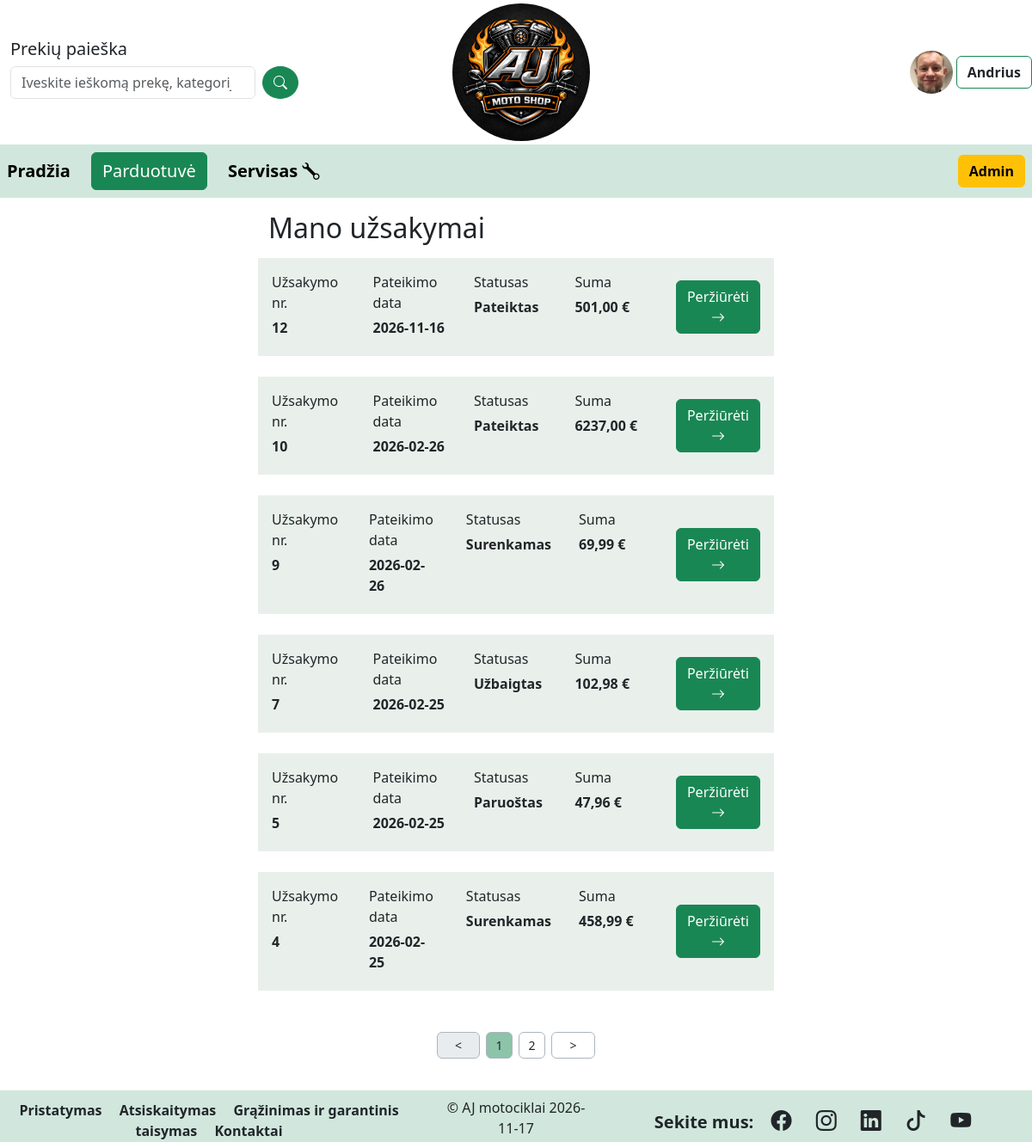
Screenshot of /orders/ (signed in) with the database file from the repository.
### motoshop/models.py (models this page shows, shortened)
class CustomUser(AbstractUser):
    photo = models.ImageField(verbose_name='Nuotrauka',
                              upload_to='profile_pics',
                              null=True,
                              blank=True)
    favorites = models.ManyToManyField('Product', blank=True, related_name='favorited_by')
    class Meta:
        verbose_name = 'Vartotojas'
        verbose_name_plural = 'Vartotojai'

class Order(models.Model):
    order_date = models.DateField(verbose_name='Užsakymo pateikimo data', auto_now_add=True)
    client = models.ForeignKey(verbose_name='Klientas',
                               to=CustomUser,
                               on_delete=models.DO_NOTHING,
                               db_constraint=False,
                               null=False,
                               blank=False,
                               related_name='orders')
    order_status = (
        ('1', 'Pateiktas'),
        ('2', 'Surenkamas'),
        ('3', 'Paruoštas'),
        ('4', 'Perduotas pristatymui'),
        ('5', 'Vėluoja'),
        ('6', 'Užbaigtas'),
        ('7', 'Atšauktas'),
    )
    status = models.CharField(verbose_name='Statusas',
                              max_length=1,
                              choices=order_status,
                              default='1')
    due_date = models.DateField(verbose_name='Užsakymo užbaigimo data')
    class Meta:
        ordering = ['-pk']
        verbose_name = 'Užsakymas'
        verbose_name_plural = 'Užsakymai'
    def order_sum(self):
        return sum(line.order_line_sum() for line in self.ol.all())
    order_sum.short_description = 'Užsakymo suma'
    order_sum.short_description = 'Prekių kiekis'

class OrderLine(models.Model):
    order = models.ForeignKey(verbose_name='Užsakymas',
                              to=Order,
                              on_delete=models.DO_NOTHING,
                              db_constraint = False,
                              null = False,
                              blank = False,
                              related_name = 'ol')
    product_category = models.ForeignKey(verbose_name='Prekės kategorija',
                                         to=ProductCategory,
                                         on_delete=models.CASCADE,
                                         null = True,
                                         blank = True)
    product = ChainedForeignKey(verbose_name='Produktas',
                                to=Product,
                                chained_field="product_category",
                                chained_model_field="product_category",
                                show_all=False,
                                auto_choose=True,
                                sort=True,
                                on_delete=models.DO_NOTHING,
                                db_constraint=False,
                                null=False,
                                blank=False,
                                related_name='ol')
    quantity = models.PositiveIntegerField(verbose_name='Kiekis')
    class Meta:
        verbose_name = 'Užsakymo eilutė'
        verbose_name_plural = 'Užsakymo eilutės'
    def order_line_sum(self):
        return self.quantity * self.product.final_price
    order_line_sum.short_description = 'Prekės suma'

class Product(models.Model):
    title = models.CharField(verbose_name='Pavadinimas')
    code = models.CharField(verbose_name='Prekės kodas', max_length=10)
    product_category = models.ForeignKey(verbose_name='Prekės kategorija',
                               to=ProductCategory,
                               on_delete=models.CASCADE,
                               null=True,
                               blank=True)
    p_category = (
        ('1', 'Motociklai'),
        ('2', 'Atsarginės dalys'),
        ('3', 'Apranga'),
        ('4', 'Aksesuarai'),
    )
    category = models.CharField(verbose_name='Kategorija',
                                max_length=1,
                                choices=p_category)
    manufacturer = models.CharField(verbose_name='Gamintojas')
    sizes = (
        ('1', 'S'),
        ('2', 'M'),
        ('3', 'L'),
        ('4', 'XL'),
        ('5', 'XXL'),
    )
    size = models.CharField(verbose_name='Dydis',
                            max_length=1,
                            choices=sizes,
                            null=True,
                            blank=True)
    stock_quantity = models.PositiveIntegerField(verbose_name='Kiekis sandėlyje/pas tiekėją')
    stocked = models.BooleanField(verbose_name='Ar yra sandelyje?', default=True)
    definition = HTMLField(verbose_name='Aprašymas',
                           null=True,
                           blank=True)
    new_product = models.BooleanField(verbose_name='Ar prekė nauja', default=False)
    rrp = models.DecimalField(verbose_name='Rekom. mažmeninė kaina',
                              max_digits=8,
                              decimal_places=2)
    final_price = models.DecimalField(verbose_name='Pardavimo kaina',
                                      max_digits=8,
                                      decimal_places=2)
    cover = models.ImageField(verbose_name='Nuotrauka',
                              upload_to='product_covers',
                              null=True,
                              blank=True)
    class Meta:
        verbose_name = 'Prekė'
        verbose_name_plural = 'Prekės'

### motoshop/views.py (the view)
# urls.py: path('orders/',views.MyOrdersListView.as_view(), name='myorders'),
class MyOrdersListView(LoginRequiredMixin, generic.ListView):
    model = Order
    template_name = 'myorders.html'
    context_object_name = 'orders'
    paginate_by = 6
    def get_queryset(self):
        return Order.objects.filter(client=self.request.user)

### motoshop/context_processors.py (called while the page is built)
def category_context(request):
    return {
        'categories': ProductCategory.objects.all().order_by('title'),
    }

### motoshop/templates/myorders.html (shortened to what this page needs)
{% extends 'base.html' %}
{% block content %}
<div class="container mt-3 w-50">
    <h2 class="text-start mb-3" >Mano užsakymai</h2>
    {% for order in orders %}
    <div class ="row mb-4" style="background-color: rgb(233,240,235)">
        <div class="col p-3 ">
            <p>Užsakymo nr.</p>
            <p class="fw-bold">{{ order.pk }}</p>
        </div>
        <div class="col p-3 ">
            <p>Pateikimo data</p>
            <p class="fw-bold">{{ order.order_date|date:"Y-m-d" }}</p>
        </div>
        <div class="col p-3">
            <p>Statusas</p>
            <p class="fw-bold">{{ order.get_status_display }}</p>
        </div>
        <div class="col p-3">
            <p>Suma</p>
            <p class="fw-bold">{{ order.order_sum }} &#8364; </p>
        </div>
        <div class="col p-3 align-self-center text-center">
            <a class="btn btn-success text-white no-underline" href="{% url 'order' order.pk %}">Peržiūrėti <i class="bi bi-arrow-right"></i></a>
        </div>
    </div>
    {% empty %}
    <div class="alert aler-info" role="alert" style="background-color: rgb(233,240,235)">
    <h4>Dar nesate pateikęs užsakymų, prašome nesikuklinti! Visą mūsų asortimentą rasite <a href="{% url 'products' %}" class="alert-link text-dark">čia</a></p>
    </div>
    {% endfor %}
</div>
{% include 'pagination_cbw.html' %}
{% endblock %}

### motoshop/templates/base.html (shortened to what this page needs)
<!doctype html>
<html lang="en">
  <head>
    <link href="https://cdn.jsdelivr.net/npm/bootstrap@5.3.8/dist/css/bootstrap.min.css" rel="stylesheet">
    <link rel="stylesheet" href="https://cdn.jsdelivr.net/npm/bootstrap-icons@1.13.1/font/bootstrap-icons.min.css">
    <link rel="stylesheet" href="https://cdnjs.cloudflare.com/ajax/libs/noUiSlider/15.7.0/nouislider.min.css"/>
    {% load static %}
    <link rel="stylesheet" href="{% static 'css/styles.css' %}">
  </head>
  <body>
    <main>
        <div class="container-fluid">
          <div class="row my-1">
            <div class="col align-self-center ps-4">
              <h5 class="">Prekių paieška</h5>
              <form class="d-flex mt-2 mb-2" method="get" action="{% url 'products' %}">
                <input class="form-control me-2 w-75" name="q" value="{{ request.GET.q }}" type="search" placeholder="Iveskite ieškomą prekę, kategoriją arba gamintoją">
                <button class="btn btn-success rounded-circle" type="submit"><i class="bi bi-search"></i></button>
              </form>
            </div>
            <div class="col align-self-center text-center">
              <a href="{% url 'index' %}"><img class="rounded-circle" src="{% static 'images/ajmotoshop.png' %}" alt="..." style="height:160px" ></a>
            </div>
            <div class="col text-end align-self-center">
                {% if not user.is_authenticated %}
                <img class="mb-2" src="{% static '/images/helmet2nobg.png' %}" alt="..." style="height:50px" >
                <a href="{% url 'login' %}" class="btn btn-outline-success text-dark fw-bold me-1 no-underline">Prisijungti</a>
                <a href="{% url 'signup' %}" class="btn btn-outline-warning border-success text-dark fw-bold no-underline" >Registruotis</a>
                {% else %}
                    <div class="">
                      {% if user.photo %}
                      <img class="rounded-circle" src="{{ user.photo.url }}" alt="..." style="height:50px" >
                      {% else %}
                      <img src="{% static '/images/helmet2nobg.png' %}" alt="..." style="height:50px" >
                      {% endif %}
                      <div class ="dropdown">
                          <button class="text-dark btn btn-outline-success fw-bold">
                              {{ user.username }}
                          </button>
                        </div>
                    </div>
                {% endif %}
            </div>
          </div>
        </div>
        {% include 'navbar.html' %}
        {% block content %}{% endblock %}
    </main>
   <footer>
       <div class="row mt-2">
            <div class="col-5 text-center align-self-center">
                <a href="#" class="fw-bold text-dark me-3">Pristatymas</a>
                <a href="#" class="fw-bold text-dark me-3">Atsiskaitymas</a>
                <a href="#" class="fw-bold text-dark me-3">Grąžinimas ir garantinis taisymas</a>
                <a href="#" class="fw-bold text-dark">Kontaktai</a>
            </div>
            <div class="col align-self-center">
                <p class="text-center">&copy AJ motociklai {% now "Y-m-d" %}
                </p>
            </div>
            <div class="col-5 text-center align-self-center">
                <span class="fw-bold fs-5 text-dark me-3">Sekite mus:</span>
                <a href="https://www.facebook.com" target="_blank" class="fw-bold fs-4 text-dark me-4"><i class="bi bi-facebook"></i></a>
                <a href="https://www.instagram.com" target="_blank" class="fw-bold fs-4 text-dark me-4"><i class="bi bi-instagram"></i></a>
                <a href="https://www.linkedin.com" target="_blank" class="fw-bold fs-4 text-dark me-4"><i class="bi bi-linkedin"></i></a>
                <a href="https://www.tiktok.com" target="_blank" class="fw-bold fs-4 text-dark me-4"><i class="bi bi-tiktok"></i></a>
                <a href="https://www.youtube.com" target="_blank" class="fw-bold fs-4 text-dark me-4"><i class="bi bi-youtube"></i></a>
            </div>
        </div>
    </footer>
  </body>
</html>

### motoshop/static/css/styles.css (style rules this page uses)
html { height: 100%; overflow-y: auto; }
body { height: 100%; display: flex; flex-direction: column; margin: 0; overflow-x: hidden; min-height: 100%; overflow-y: scroll; }
main { flex: 1; }
footer { background-color: var(--bs-success-bg-subtle); height: 60px; margin-top: 20px; }
.container-fluid { margin: 0; padding: 0px; }
a { text-decoration: none; }
.dropdown { position: relative; display: inline-block; }
p { margin-bottom: 5px ; }

### rows the page displays
CustomUser: photo (picture), username "Andrius"
Order: pk "12", order_date "2026-11-16", status "Pateiktas", order_sum "501,00"
Order: pk "10", order_date "2026-02-26", status "Pateiktas", order_sum "6237,00"
Order: pk "9", order_date "2026-02-26", status "Surenkamas", order_sum "69,99"
Order: pk "7", order_date "2026-02-25", status "Užbaigtas", order_sum "102,98"
Order: pk "5", order_date "2026-02-25", status "Paruoštas", order_sum "47,96"
Order: pk "4", order_date "2026-02-25", status "Surenkamas", order_sum "458,99"

### other values shown
{{ num }} "1"
{{ num }} "2"
